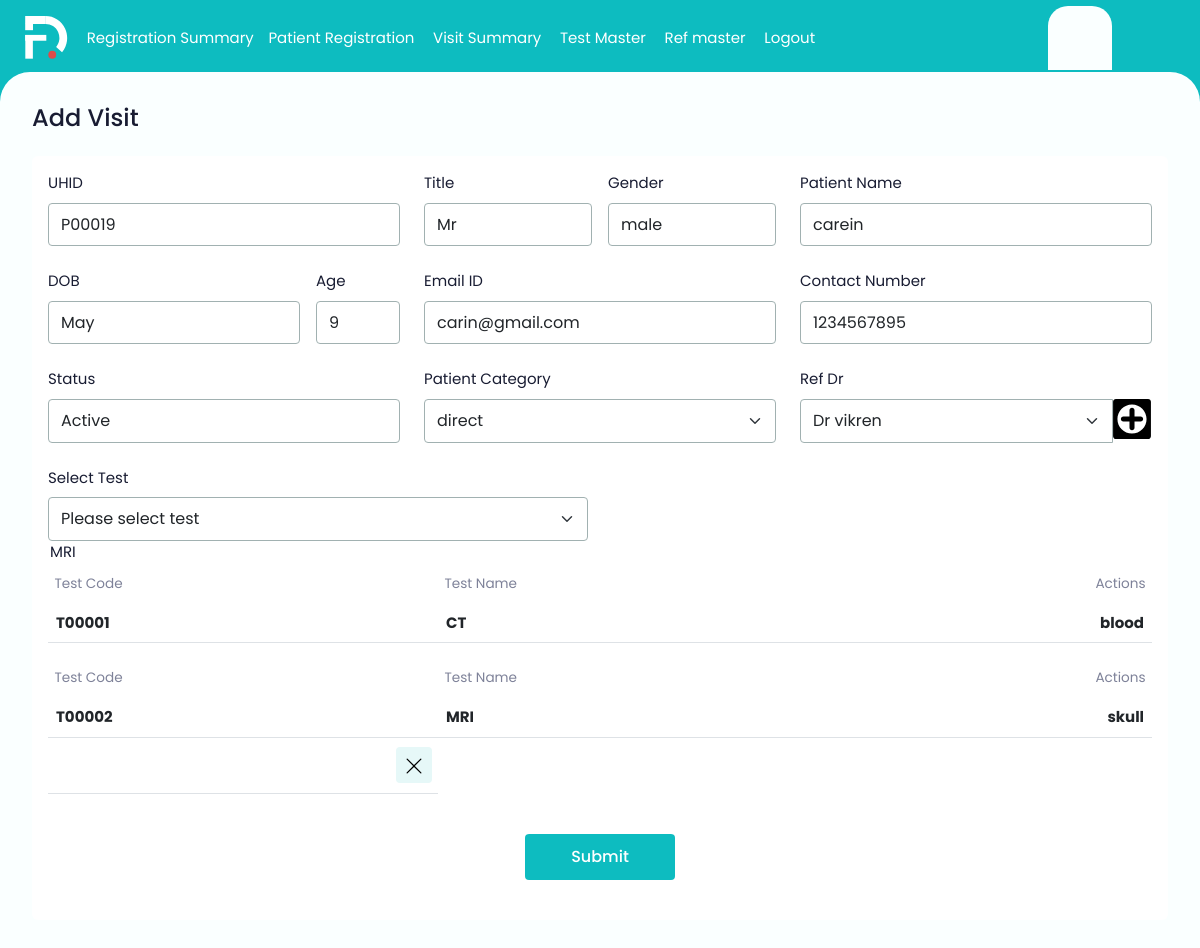
/addvisit/17/ (signed in), run on the app's committed database.
### ekonapp/models.py (models this page shows, shortened)
class ekon(models.Model):
    uhid = models.CharField(max_length=255)
    Mr = 'Mr'
    Miss = 'Miss'
    STATUS_CHOICES = [
        (Mr, 'Mr'),
        (Miss, 'Miss'),
    ]
    title = models.CharField(max_length=255)
    male = 'male'
    female = 'female'
    STATUS_CHOICES = [
        (male, 'male'),
        (female, 'female'),
    ]
    gender = models.CharField(max_length=255)
    patient_name = models.CharField(max_length=255)
    dob = models.DateField()
    age = models.CharField(max_length=255)
    email_id = models.EmailField()
    contact_number = models.CharField(max_length=255)
    date =  models.DateField(auto_now_add=True)
    Active = 'Active'
    Inactive = 'Inactive'
    STATUS_CHOICES = [
        (Active, 'Active'),
        (Inactive, 'Inactive'),
    ]
    status = models.CharField(max_length=255, choices=STATUS_CHOICES)
    accession_number = models.CharField(max_length=50)

class Test(models.Model):
    testid = models.CharField(max_length=255)
    date =  models.DateField(auto_now_add=True)
    name = models.CharField(max_length=100, unique=True)
    specimen_type = models.CharField(max_length=100)
    department = models.CharField(max_length=100)
    report_format = models.CharField(max_length=100)
    reporting_rate = models.DecimalField(max_digits=5, decimal_places=2)

### ekonapp/decorators.py (the view)
    def wrapper(request, *args, **kwargs):
        if not request.user.is_authenticated:
            return redirect('registerlogin')
        elif not Device.objects.filter(user=request.user, is_registered=True).exists():
            return redirect('register_device')
        else:
            return view_func(request, *args, **kwargs)

### ekonapp/views.py (called while the page is built, shortened)
@login_required
@device_required
def addvisit(request, id):
    refdrs = RefDr.objects.all()
    patient = ekon.objects.get(id=id)
    select_test = Test.objects.all()
    patientscategory = patientcategory.objects.all()
    if 'visit_id' not in request.session:
        request.session['visit_id'] = generate_visit_id()
    context = {'patient': patient,
               'refdrs': refdrs,
               'select_test':select_test,
               'patientscategory':patientscategory,
               }
    return render(request, 'add-visit.html', context)

### ekonapp/templates/add-visit.html (shortened to what this page needs)
{% extends "base.html" %}
{% block content %}
<!DOCTYPE html>
<html lang="en">
<main>
        <div class="mb-4">
            <form method="POST">
            <h5 class="page-heading">Add Visit</h5>
        </div>
        <div class="auto-scroll">
            <div class="bg-white rounded-2 p-3 mb-4">
                <div class="row">
                    <div class="col-md-4">
                        <div class="form-group">
                            <label class="form-label">UHID</label>
                            <input type="text"  value={{patient.uhid}} class="form-control" readonly    >
                        </div>
                    </div>
                    <div class="col-md-4">
                        <div class="form-group d-flex gap-3">
                            <div class="w-50">
                                <label class="form-label">Title</label>
                                <input type="text"  value={{patient.title}} class="form-control"  readonly   >
                            </div>
                            <div class="w-50">
                                <label class="form-label">Gender</label>
                                <input type="text"  value={{patient.gender}} class="form-control" readonly    >
                            </div>
                        </div>
                    </div>
                    <div class="col-md-4">
                        <div class="form-group">
                            <label class="form-label">Patient Name</label>
                            <input type="text"  value={{patient.patient_name}} class="form-control"  readonly   >
                        </div>
                    </div>
                    <div class="col-md-4">
                        <div class="form-group d-flex gap-3">
                            <div class="w-75">
                                <label class="form-label">DOB</label>
                                <input type="text"  value={{patient.dob}} class="form-control"   readonly  >
                            </div>
                            <div class="w-25">
                                <label class="form-label">Age</label>
                                <input type="text"  value={{patient.age}} class="form-control"  readonly   >
                            </div>
                        </div>
                    </div>
                    <div class="col-md-4">
                        <div class="form-group">
                            <label class="form-label">Email ID</label>
                            <input type="text"  value={{patient.email_id}} class="form-control" readonly    >
                        </div>
                    </div>
                    <div class="col-md-4">
                        <div class="form-group">
                            <label class="form-label">Contact Number</label>
                            <input type="text"  value={{patient.contact_number}} class="form-control"   readonly  >
                        </div>
                    </div>
                    <div class="col-md-4">
                        <div class="form-group">
                            <label class="form-label">Status</label>
                            <input type="text"  value={{patient.status}} class="form-control"  readonly   >
                        </div>
                    </div>
                    <div class="col-md-4">
                        <div class="form-group">
                            <label class="form-label">Patient Category </label>
                            <select class="form-select" name = "patient_category" >
                                {% for patientcategory in patientscategory %}
                            <option >{{ patientcategory.category }}</option>
                              {% endfor %}
                            </select>
                        </div>
                    </div>
                    <div class="col-md-4">
                        <div class="form-group">
                          <label class="form-label">Ref Dr</label>
                          <div class="input-group">
                            <select class="form-select" name="ref_dr">
                              {% for refdr in refdrs %}
                              <option>{{ refdr.DoctorName }}</option>
                              {% endfor %}
                            </select>
                            <a href = "{% url 'refdr' %}">
                        </a>
                          </div>
                        </div>
                      </div>
                    <div class="col-md-6">
                        <label class="form-label">Select Test</label>
                        <select class="form-select" name="selected_test" required>
                            <option value="" selected>Please select test</option>
                            {% for selectedtest in select_test %}
                            <option value="{{selectedtest.name}}">{{ selectedtest.name }}</option>
                        </select>
                    </div>
                </div>
                <div class="table-responsive">
                    <table class="table table-data ">
                        <thead>
                          <tr>
                            <th>Test Code </th>
                            <th>Test Name</th>
                            <th class="text-end">Actions</th>
                          </tr>
                        </thead>
                        <tbody>
                            <th>{{selectedtest.testid}} </th>
                            <th>{{selectedtest.name}}</th>
                            <th class="text-end">{{selectedtest.specimen_type}}</th>
                          <tr>
                            {% endfor %}
                            <td class="text-end">
                                <div class="d-flex gap-2 justify-content-end">
                                    <button type="button" class="table-btn">
                                        <svg class="gender-icon">
                                            <use xlink:href="static/images/bootstrap-icons.svg#x-lg"></use>
                                        </svg>
                                    </button>
                                </div>
                            </td>
                          </tr>
                        </tbody>
                      </table>
                </div>
                <div class="py-4 text-center">
                    <button type="submit" class="theme-btn mx-auto">Submit</button>
                </div>
            </div>
    </main>
</html>
{% endblock %}

### static/css/custom.css (style rules this page uses)
:root { --bs-theme-color: #0DBCC0; --bs-theme-color-100: #089598; --bs-bg-color: #FAFFFF; --bs-text-color-100:#181C32; --bs-text-color-200:#5E6278; --bs-text-color-300:#7E8299; --bs-text-color-400:#3F4254; --bs-theme-font-family: 'Poppins', sans-serif; --bs-body-font-size:15px; --bs-body-font-weight:400; --bs-red:#DD1143; --bs-red-light:#FFEFF3; --bs-red-light-100:#FFDDE6; --bs-green:#1CA153; --bs-green-light:#E7FCE9; --bs-green-light-100:#B9EBBE; --bs-textbox-border:#A1B1B1; --bs-focus-border:#3F4254; --bs-btn-radius:4px; --bs-syblue:#00A3FF; --bs-blue:#2c7be5; --bs-blue-light:#e6effc; --bs-blue-light-100:#d6e3f7; --bs-pink:#EC49A6; --bs-table-icon-bg:#E6F8F8; }
html { scrollbar-color: #C1C1C1 #ebebeb; scrollbar-width: thin; }
body { font-family: var(--bs-theme-font-family); color: var(--bs-text-color-100); font-size: var(--bs-body-font-size); background-color: var(--bs-theme-color); }
main { background-color: var(--bs-bg-color); border-top-left-radius: 30px; border-top-right-radius: 30px; width: 100%; height: 100%; position: fixed; overflow: hidden; padding: 2rem 1rem 2rem 2rem; margin-right: 2rem; }
main .auto-scroll { overflow-x: hidden; overflow-y: auto; padding-right: 1rem; height: calc(100vh - 200px); }
main .page-heading { font-size: 1.5rem; font-weight: 500; color: var(--bs-text-color-100); }
main .form-group { margin-bottom: 1.5rem; }
main .form-control, main .form-select { padding: 0.55rem 0.75rem; border-radius: var(--bs-btn-radius); border-color: var(--bs-textbox-border); }
main .form-label { font-size: var(--bs-text-color-200); }
.theme-btn { background-color: var(--bs-theme-color); padding: 0.7rem 1rem; min-width: 150px; border: 0; font-size: 1rem; font-weight: 500; border-radius: var(--bs-btn-radius); display: flex; gap: 0.5rem; align-items: center; justify-content: center; }
.theme-btn, .theme-btn svg { color: #fff; }
.table-data { width: 100%; }
.table-data > thead th { font-size: 0.85rem; color: var(--bs-text-color-300); font-weight: 400; border-bottom: 0; background-color: #fff; position: sticky; }
.table-data > thead th, .table-data > tbody td { padding: 0.6rem 0.4rem; }
.table-data > tbody td { color: var(--bs-text-color-400); font-size: 0.9rem; vertical-align: middle; }
.table-data > tbody td .table-btn { width: 36px; height: 36px; background-color: var(--bs-table-icon-bg); border-radius: var(--bs-btn-radius); border: 0; }
.table-data > tbody td .table-btn svg { width: 20px; height: 20px; color: var(--bs-text-color-400); }

### data on the page
ekon: uhid "P00019", title "Mr", gender "male", patient_name "carein", email_id "carin@gmail.com", contact_number "1234567895", status "Active"
Test: testid "T00001", name "CT", specimen_type "blood"
Test: testid "T00002", name "MRI", specimen_type "skull"

### other printed values
form field patient_category "direct"
form field ref_dr "Dr vikren"
